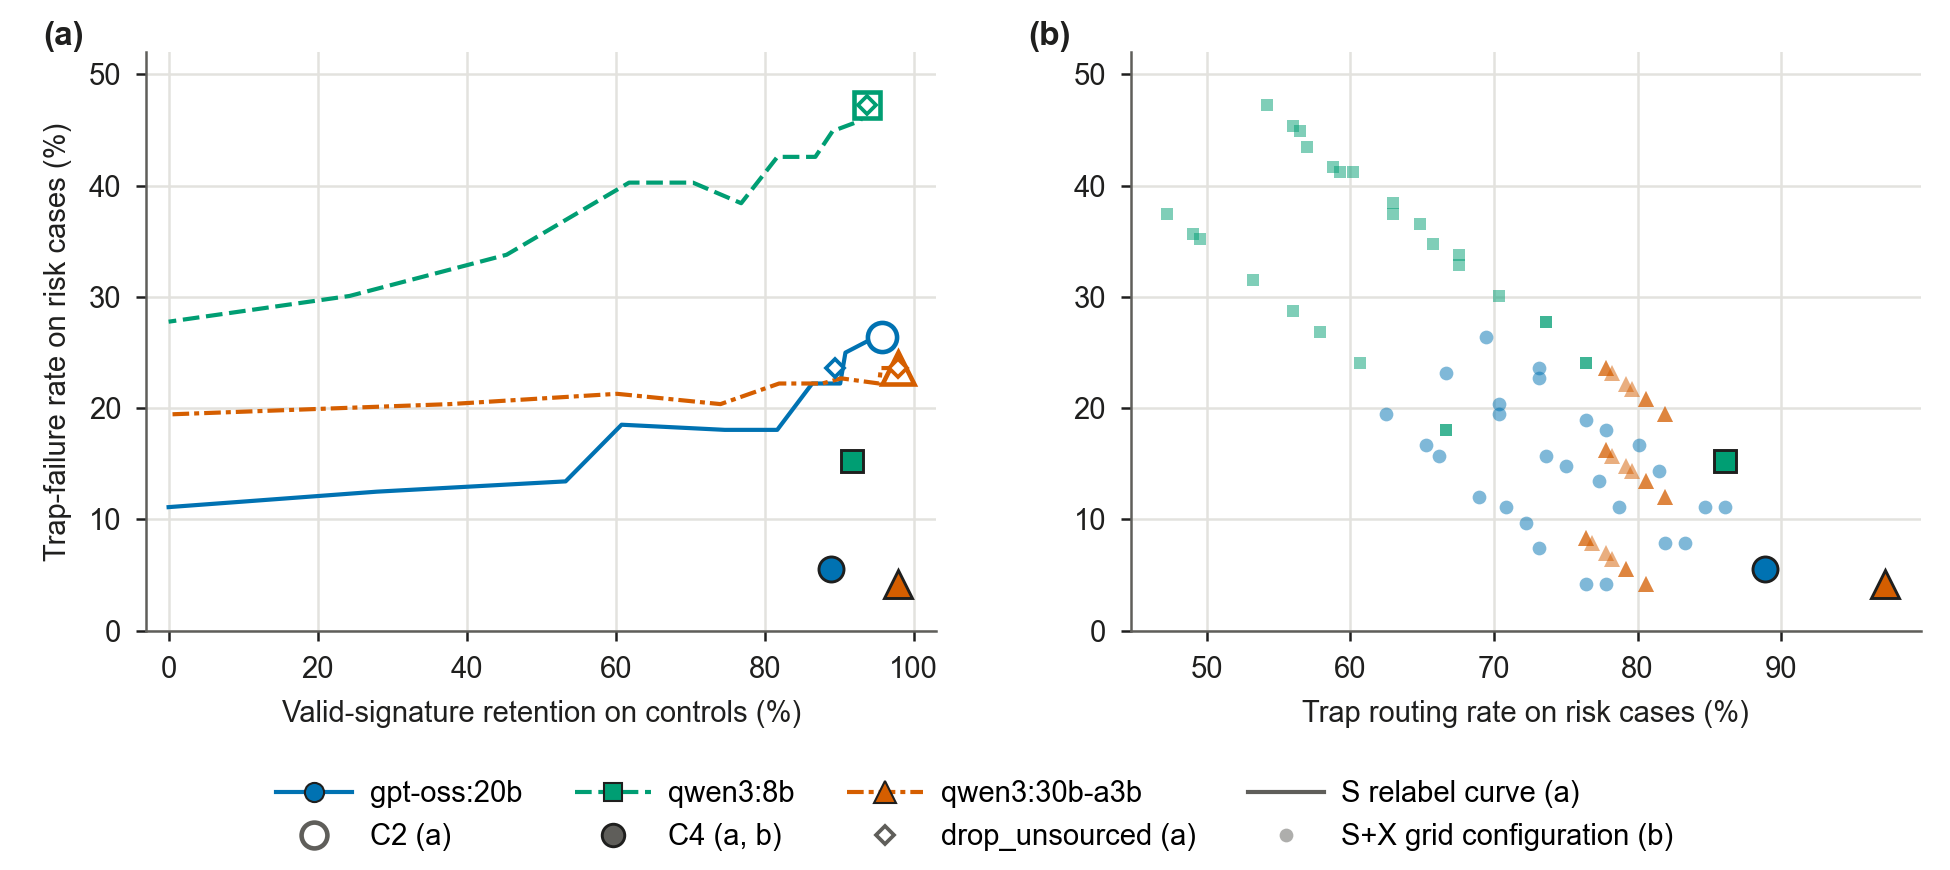

This chart was generated by the following Python code:
#!/usr/bin/env python3
"""Figure 3 -- C4 next to content-blind redaction baselines (POST HOC, exploratory). Reads analysis/redactor_frontier.json
(written by redactor_frontier.py; this script never re-runs the redactor).

(a) valid-signature retention on matched controls x trap-failure rate on risk cases, full sample: the S relabel curve
    per model (content-blind, supported side only; seed means), the C2 and C4 points and the fixed drop_unsourced
    policy (small open diamond; drawn inside the C2 marker so that both stay visible where they coincide, as on the two
    qwen models).
(b) trap-routing rate x trap-failure rate on risk cases: the S+X configurations of the extended grid (q = 0, i.e. R
    off; seed means) and C4.

Encoding: model = Okabe-Ito colour + marker shape (circle / square / triangle) + line style of the S curve, so the
figure reads in greyscale and under colour-vision deficiency; role = fill (C2 open, C4 filled with a dark ring,
grid configurations small and translucent, drop_unsourced a small open diamond).

TMLR layout: 6.5 in wide (= \\textwidth), all text 7 pt at that size (panel tags 8 pt), no title and no conclusion
text inside the figure (both belong to the caption). Vector PDF with TrueType (Type 42) fonts, PNG at 300 dpi for the
Chinese draft, SVG. Byte-reproducible: fixed SVG hash salt, no dates in PDF/SVG/PNG metadata. Model colours match
fig2_main.py.

    python3 fig3_frontier.py                # writes fig3_frontier.{pdf,png,svg}
"""
import json
import os
import sys

sys.dont_write_bytecode = True

HERE = os.path.dirname(os.path.abspath(__file__))
MODEL_ORDER = ["gpt-oss:20b", "qwen3:8b", "qwen3:30b-a3b"]
COLORS = {"gpt-oss:20b": "#0072B2", "qwen3:8b": "#009E73", "qwen3:30b-a3b": "#D55E00"}
MARKERS = {"gpt-oss:20b": "o", "qwen3:8b": "s", "qwen3:30b-a3b": "^"}
LINESTYLES = {"gpt-oss:20b": "-", "qwen3:8b": (0, (4, 1.6)), "qwen3:30b-a3b": (0, (4, 1.2, 1.2, 1.2))}
# marker sizes (points); triangles get a little more area so they read as large as circles and squares
SIZE = {"o": 1.0, "s": 0.9, "^": 1.12}
INK, MUTED, GRID = "#1f1f1e", "#5f5e5a", "#e3e2de"
WIDTH_IN, HEIGHT_IN = 6.5, 2.9
FONT = 7.0


def check_fonts(fig, lo=7.0, hi=9.0):
    """TMLR legibility: every visible text in the figure is set at lo-hi pt at the final 6.5 in width."""
    from matplotlib.text import Text
    bad = [(t.get_text(), t.get_fontsize()) for t in fig.findobj(Text) if t.get_visible() and t.get_text().strip()
           and not lo <= t.get_fontsize() <= hi]
    if bad:
        raise SystemExit(f"font sizes outside {lo}-{hi} pt: {bad[:5]}")


def main():
    R = json.load(open(os.path.join(HERE, "redactor_frontier.json"), encoding="utf-8"))["models"]
    import matplotlib
    matplotlib.use("Agg")
    import matplotlib.pyplot as plt
    from matplotlib.lines import Line2D

    matplotlib.rcParams.update({
        "font.family": "sans-serif", "font.sans-serif": ["Arial", "Helvetica", "DejaVu Sans"], "font.size": FONT,
        "axes.labelsize": FONT, "xtick.labelsize": FONT, "ytick.labelsize": FONT, "legend.fontsize": FONT,
        "axes.linewidth": 0.6, "xtick.major.width": 0.6, "ytick.major.width": 0.6,
        "xtick.major.size": 2.5, "ytick.major.size": 2.5,
        "axes.edgecolor": MUTED, "axes.labelcolor": INK, "xtick.color": INK, "ytick.color": INK,
        "pdf.fonttype": 42, "ps.fonttype": 42, "svg.fonttype": "none", "svg.hashsalt": "hrgene-fig3",
        "path.simplify": False,
    })
    models = [m for m in MODEL_ORDER if m in R]
    fig = plt.figure(figsize=(WIDTH_IN, HEIGHT_IN))
    ax1 = fig.add_axes([0.075, 0.275, 0.405, 0.665])
    ax2 = fig.add_axes([0.580, 0.275, 0.405, 0.665], sharey=ax1)

    def ms(m, base):
        return base * SIZE[MARKERS[m]]

    # (a) retention x trap failure, full sample
    for m in models:
        e, c, mk = R[m], COLORS[m], MARKERS[m]
        cur = e["curves"]["relabel"]
        ax1.plot([100 * q["kept"] for q in cur], [100 * q["trap"] for q in cur], color=c, lw=1.0, ls=LINESTYLES[m], zorder=2)
        ax1.plot([100 * e["C2"]["kept"]], [100 * e["C2"]["trap"]], ls="", marker=mk, ms=ms(m, 7.0), mfc="white", mec=c,
                 mew=1.1, zorder=4)
        du = e["fixed"]["drop_unsourced"]
        ax1.plot([100 * du["kept"]], [100 * du["trap"]], ls="", marker="D", ms=3.0, mfc="white", mec=c, mew=0.9, zorder=4.5)
        ax1.plot([100 * e["C4"]["kept"]], [100 * e["C4"]["trap"]], ls="", marker=mk, ms=ms(m, 6.0), mfc=c, mec=INK,
                 mew=0.7, zorder=5)
    ax1.set_xlabel("Valid-signature retention on controls (%)")
    ax1.set_ylabel("Trap-failure rate on risk cases (%)")
    ax1.set_xlim(-3, 103)
    ax1.set_xticks(range(0, 101, 20))

    # (b) trapRouted x trap failure: S+X grid configurations (q = 0, R off) and C4
    for m in models:
        e, c, mk = R[m], COLORS[m], MARKERS[m]
        pts = [x for x in e["xGrid"]["configs"] if x["q"] == 0]
        ax2.plot([100 * x["trapRouted"] for x in pts], [100 * x["trap"] for x in pts], ls="", marker=mk, ms=ms(m, 3.3),
                 mfc=c, mec="none", alpha=0.5, zorder=3)
        ax2.plot([100 * e["C4"]["trapRouted"]], [100 * e["C4"]["trap"]], ls="", marker=mk, ms=ms(m, 6.0), mfc=c, mec=INK,
                 mew=0.7, zorder=5)
    ax2.set_xlabel("Trap routing rate on risk cases (%)")
    ax2.tick_params(labelleft=True)
    ax1.set_ylim(0, 52)
    ax1.set_yticks(range(0, 51, 10))

    for ax, tag in ((ax1, "(a)"), (ax2, "(b)")):
        ax.grid(color=GRID, lw=0.6)
        ax.set_axisbelow(True)
        for s in ("top", "right"):
            ax.spines[s].set_visible(False)
        ax.text(-0.13, 1.0, tag, transform=ax.transAxes, fontsize=8, fontweight="bold", color=INK, va="bottom", ha="left")

    # legend, row-major: models (line style + marker + colour), then the roles in neutral grey
    handles = [Line2D([], [], color=COLORS[m], lw=1.0, ls=LINESTYLES[m], marker=MARKERS[m], ms=ms(m, 4.6),
                      mfc=COLORS[m], mec=INK, mew=0.5, label=m) for m in models]
    handles.append(Line2D([], [], color=MUTED, lw=1.0, label="S relabel curve (a)"))
    handles += [Line2D([], [], ls="", marker="o", ms=6.2, mfc="white", mec=MUTED, mew=1.1, label="C2 (a)"),
                Line2D([], [], ls="", marker="o", ms=5.4, mfc=MUTED, mec=INK, mew=0.7, label="C4 (a, b)"),
                Line2D([], [], ls="", marker="D", ms=3.0, mfc="white", mec=MUTED, mew=0.9, label="drop_unsourced (a)"),
                Line2D([], [], ls="", marker="o", ms=3.3, mfc=MUTED, mec="none", alpha=0.5, label="S+X grid configuration (b)")]
    ncol = 4
    rows = [handles[i:i + ncol] for i in range(0, len(handles), ncol)]
    colmajor = [rows[r][k] for k in range(ncol) for r in range(len(rows)) if k < len(rows[r])]
    fig.legend(handles=colmajor, loc="lower center", bbox_to_anchor=(0.5, 0.0), ncol=ncol, frameon=False,
               fontsize=FONT, handlelength=2.6, columnspacing=1.8, handletextpad=0.6, borderaxespad=0.25)
    check_fonts(fig)
    fig.savefig(os.path.join(HERE, "fig3_frontier.pdf"), metadata={"CreationDate": None})
    fig.savefig(os.path.join(HERE, "fig3_frontier.svg"), metadata={"Date": None})
    fig.savefig(os.path.join(HERE, "fig3_frontier.png"), dpi=300, metadata={"Software": None})
    plt.close(fig)
    print("fig3_frontier.{pdf,png,svg} written")


if __name__ == "__main__":
    main()
